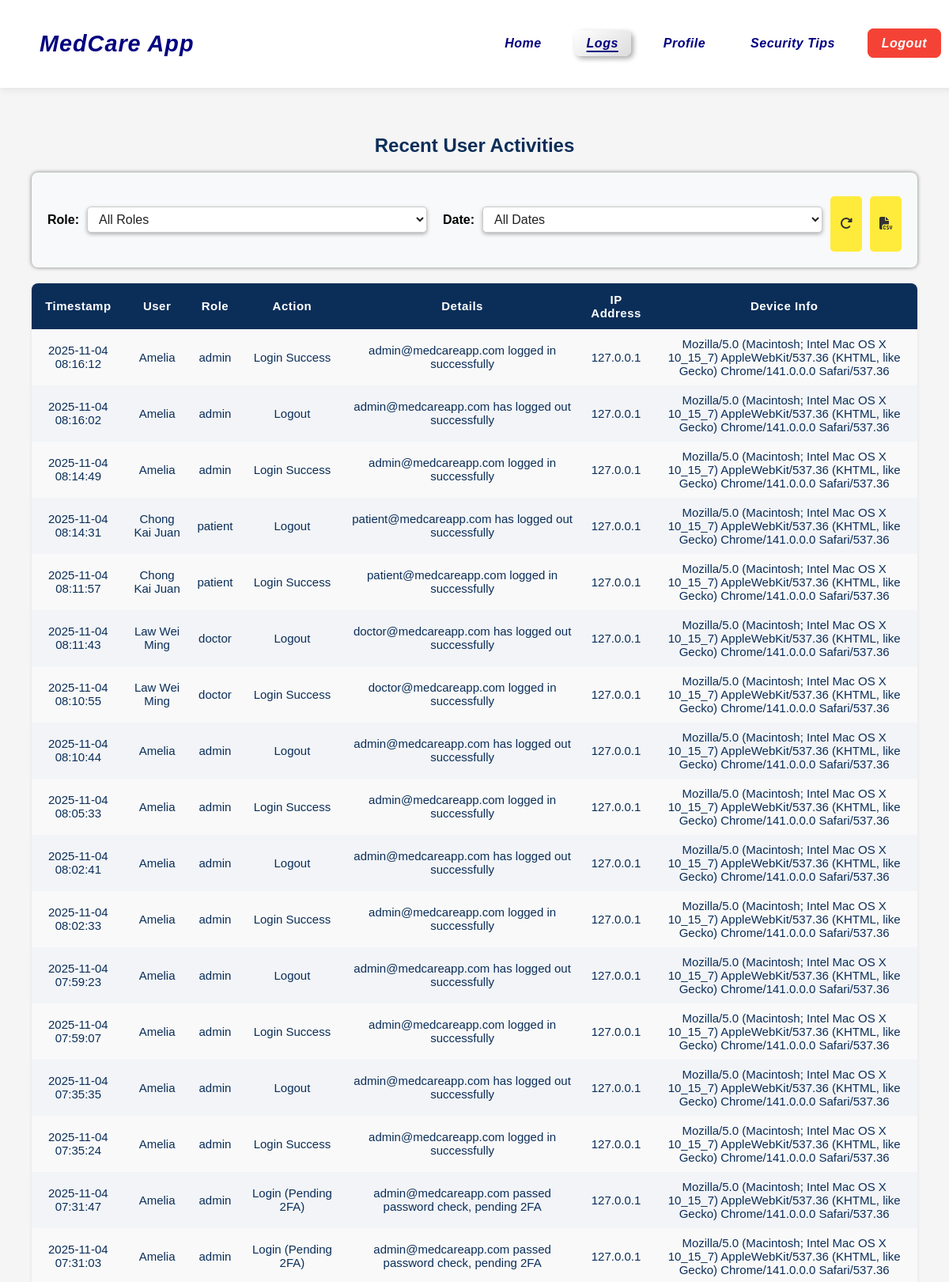
The page /admin_logs (signed in, upper part) on the database its author committed.
### tables this page shows
CREATE TABLE "activity_logs" (
	"log_id"	INTEGER,
	"user_id"	INTEGER,
	"action"	TEXT NOT NULL,
	"details"	TEXT,
	"ip_address"	TEXT,
	"device_info"	TEXT,
	"timestamp"	DATETIME DEFAULT CURRENT_TIMESTAMP,
	PRIMARY KEY("log_id" AUTOINCREMENT),
	FOREIGN KEY("user_id") REFERENCES "users"("user_id")
);

CREATE TABLE "users" (
	"user_id"	INTEGER,
	"name"	TEXT NOT NULL,
	"email"	BLOB NOT NULL UNIQUE,
	"password"	TEXT NOT NULL,
	"phone_number"	BLOB NOT NULL UNIQUE,
	"role_id"	INTEGER, two_factor_enabled INTEGER DEFAULT 0, two_factor_secret TEXT,
	PRIMARY KEY("user_id" AUTOINCREMENT),
	FOREIGN KEY("role_id") REFERENCES "roles"("id")
);

CREATE TABLE roles (
    id INTEGER PRIMARY KEY AUTOINCREMENT,
    role_name TEXT NOT NULL UNIQUE
);

### app.py (the view)
@app.route('/admin_logs')
def admin_logs():
    if 'user_id' not in session:
        flash("Please log in to access your dashboard", "error")
        return redirect(url_for('login'))
    conn = get_db_connection()
    cur = conn.cursor()
    cur.execute("""
        SELECT a.*, u.name, r.role_name
        FROM activity_logs a
        JOIN users u ON a.user_id = u.user_id
        JOIN roles r ON u.role_id = r.id
        WHERE datetime(a.timestamp) >= datetime('now', '-7 days')
        ORDER BY a.timestamp DESC
    """)
    logs = cur.fetchall()
    cur.close()
    conn.close()
    return render_template('admin_logs.html', logs=logs)

### app.py (called while the page is built)
@app.before_request
def make_session_permanent():
    session.permanent = True
    app.permanent_session_lifetime = timedelta(minutes=30)
    now_ts = datetime.now(timezone.utc).timestamp()
    if 'last_activity' in session:
        last_activity_ts = session.get('last_activity')
        if (now_ts - last_activity_ts) > 1800:  # 1800 seconds = 30 mins
            session.clear()
            flash("Session expired due to inactivity. Please log in again.", "error")
            return redirect(url_for('login'))
    session['last_activity'] = now_ts

def get_db_connection():
    conn = sqlite3.connect(DB_PATH, timeout=30, check_same_thread=False)
    conn.row_factory = sqlite3.Row
    conn.execute("PRAGMA journal_mode=WAL;")
    return conn

### templates/admin_logs.html (shortened to what this page needs)
{% extends "base.html" %}
{% block content %}
<div class="dashboard-container">
    <h2 style="margin-top: 10px;">Recent User Activities</h2>
    <div class="filter-bar">
        <label for="roleFilter">Role:</label>
        <select id="roleFilter">
            <option value="all">All Roles</option>
        </select>
        <label for="dateFilter" style="margin-left:10px;">Date:</label>
        <select id="dateFilter">
            <option value="all">All Dates</option>
        </select>
        <div style="margin-left:auto; display:flex; gap:10px; height: 80px;">
            <button id="refreshLogs" class="btn" title="Refresh Logs">
                <i class="fa-solid fa-rotate-right"></i>
            </button>
            <button id="downloadCSV" class="btn">
                <i class="fa-solid fa-file-csv"></i>
            </button>
        </div>
    </div>
    <table id="logTable" class="appointment-table">
        <thead>
            <tr>
                <th>Timestamp</th>
                <th>User</th>
                <th>Role</th>
                <th>Action</th>
                <th>Details</th>
                <th>IP Address</th>
                <th>Device Info</th>
            </tr>
        </thead>
        <tbody id="logBody">
            {% if logs and logs|length > 0 %}
                {% for log in logs %}
                <tr data-role="{{ log.role_name|lower }}"
                    class="{% if 'Failed' in log.action or 'Error' in log.action %}log-failed{% else %}log-success{% endif %}">
                    <td>{{ log.timestamp }}</td>
                    <td>{{ log.name }}</td>
                    <td>{{ log.role_name }}</td>
                    <td>{{ log.action }}</td>
                    <td>{{ log.details or '-' }}</td>
                    <td>{{ log.ip_address }}</td>
                    <td>{{ log.device_info }}</td>
                </tr>
                {% endfor %}
            {% else %}
                <tr><td colspan="6" class="empty">No activity logs found.</td></tr>
            {% endif %}
        </tbody>
    </table>
</div>
{% endblock %}

### templates/base.html (shortened to what this page needs)
<!DOCTYPE html>
<html lang="en">
<head>
    <link rel="stylesheet" href="{{ url_for('static', filename='css/styles.css') }}" />
    <link rel="stylesheet" href="https://cdnjs.cloudflare.com/ajax/libs/font-awesome/6.5.0/css/all.min.css" />
</head>
<body>
    <nav class="navbar">
        <div class="navbar-left">
            <h2 class="navbar-brand">MedCare App</h2>
        </div>
        <div class="navbar-right">
            <ul class="nav-menu">
                {% if not session.get('user_id') %}
                    <li><a href="{{ url_for('login') }}" class="nav-btn login-btn">Login</a></li>
                {% else %}
                    {% if session.get('role_id') == 1 %}
                    <li>
                        <a href="{{ url_for('admin_dashboard') }}"
                        class="nav-btn {% if request.endpoint == 'admin_dashboard' %}active{% endif %}">
                        Home
                        </a>
                    </li>
                    <li>
                        <a href="{{ url_for('admin_logs') }}"
                        class="nav-btn {% if request.endpoint == 'admin_logs' %}active{% endif %}">
                        Logs
                        </a>
                    </li>
                    {% endif %}
                    <li>
                        <a href="{{ url_for('profile') }}"
                        class="nav-btn {% if request.endpoint == 'profile' %}active{% endif %}">
                        Profile
                        </a>
                    </li>
                    <li>
                        <a href="{{ url_for('security_tips') }}"
                        class="nav-btn {% if request.endpoint == 'security_tips' %}active{% endif %}">
                        Security Tips
                        </a>
                    </li>
                    <li>
                        <a href="{{ url_for('logout') }}"
                        class="nav-btn logout-btn">Logout</a>
                    </li>
                {% endif %}
            </ul>
        </div>
    </nav>
    <main class="content {% block content_class %}{% endblock %}">
        {% block content %}{% endblock %}
    </main>
</body>
</html>

### static/css/styles.css (style rules this page uses)
html, body { height: 100%; margin: 0; padding: 0; display: flex; flex-direction: column; scroll-behavior: smooth; }
body { font-family: 'Poppins', sans-serif; margin: 0; padding: 0; background: rgb(245, 245, 245); background-size: cover; color: black; text-align: center; padding-top: 120px; }
h1, h2, h3 { color: #0b2e59; }
.content { flex: 1; display: block; }
.navbar { position: fixed; top: 0; left: 0; width: 95%; padding: 15px 50px; background: white; color: navy; display: flex; justify-content: space-between; align-items: center; box-shadow: 0 2px 10px rgba(0, 0, 0, 0.08); z-index: 1000; transition: background 0.3s ease, box-shadow 0.3s ease; }
.navbar-brand { font-size: 1.8rem; color: navy; font-weight: bold; letter-spacing: 1px; font-style: italic; }
.nav-menu { list-style: none; display: flex; gap: 25px; margin: 0; padding: 0; }
.nav-menu li { display: inline-block; }
.nav-btn { text-decoration: none; color: navy; font-weight: 600; font-size: 1rem; font-style: italic; letter-spacing: 0.5px; transition: color 0.3s, transform 0.3s, background 0.3s; padding: 8px 16px; border-radius: 8px; }
.nav-btn.active { text-decoration: underline; text-decoration-thickness: 2px; text-underline-offset: 4px; background: linear-gradient(145deg, #ffffff, #dcdcdc); box-shadow: 3px 3px 6px #aaaaaa, -3px -3px 6px #ffffff; transform: translateY(-2px); }
.logout-btn { background: #f44336; color: white; border: 2px solid #f44336; }
input, select { width: 90%; padding: 12px; margin: 10px 0; border: 2px solid rgba(255, 255, 255, 0.6); background: rgba(255, 255, 255, 0.8); border-radius: 8px; font-size: 1rem; color: #222; transition: all 0.3s ease; box-shadow: 0 2px 5px rgba(0,0,0,0.3); }
.dashboard-container { padding: 40px; text-align: center; }
button, .btn { width: 50%; padding: 12px; background: #ffeb3b; color: #333; font-weight: bold; border: none; border-radius: 5px; cursor: pointer; transition: background 0.3s, transform 0.3s; font-size: 1rem; margin-top: 10px; }
.appointment-table { width: 100%; border-collapse: collapse; margin-top: 15px; background-color: #f9f9f9; border-radius: 8px; overflow: hidden; box-shadow: 0 2px 5px rgba(0, 0, 0, 0.08); font-size: 15px; }
.appointment-table thead { background: #0b2e59; color: white; text-align: center; }
.appointment-table th { padding: 12px 10px; font-weight: bold; letter-spacing: 0.5px; }
.appointment-table td { padding: 10px; text-align: center; color: #333; }
.appointment-table tbody tr:nth-child(even) { background-color: #f2f4f7; }
.filter-bar { display: flex; align-items: center; gap: 10px; margin-top: 15px; margin-bottom: 20px; background: #f8f9fa; padding: 20px 20px; border-radius: 8px; box-shadow: 0 0 5px rgba(0,0,0,0.5); }
.filter-bar label { font-weight: bold; }
.filter-bar select, .filter-bar .filter-btn { padding: 6px 10px; border: 1px solid #ccc; border-radius: 5px; background: white; }
.log-success td { color: #0b2e59; }
#logBody tr { opacity: 1; transform: translateY(0); transition: all 0.3s ease-in-out; }

### rows shown on the page
activity_logs: timestamp "2025-11-04 08:16:12", name "Amelia", role_name "admin", action "Login Success", details "admin@medcareapp.com logged in successfully", ip_address "127.0.0.1", device_info "Mozilla/5.0 (Macintosh; Intel Mac OS X 10_15_7) AppleWebKit/537.36 (KHTML, like Gecko) Chrome/141.0.0.0 Safari/537.36"
activity_logs: timestamp "2025-11-04 08:16:02", name "Amelia", role_name "admin", action "Logout", details "admin@medcareapp.com has logged out successfully", ip_address "127.0.0.1", device_info "Mozilla/5.0 (Macintosh; Intel Mac OS X 10_15_7) AppleWebKit/537.36 (KHTML, like Gecko) Chrome/141.0.0.0 Safari/537.36"
activity_logs: timestamp "2025-11-04 08:14:49", name "Amelia", role_name "admin", action "Login Success", details "admin@medcareapp.com logged in successfully", ip_address "127.0.0.1", device_info "Mozilla/5.0 (Macintosh; Intel Mac OS X 10_15_7) AppleWebKit/537.36 (KHTML, like Gecko) Chrome/141.0.0.0 Safari/537.36"
activity_logs: timestamp "2025-11-04 08:14:31", name "Chong Kai Juan", role_name "patient", action "Logout", details "patient@medcareapp.com has logged out successfully", ip_address "127.0.0.1", device_info "Mozilla/5.0 (Macintosh; Intel Mac OS X 10_15_7) AppleWebKit/537.36 (KHTML, like Gecko) Chrome/141.0.0.0 Safari/537.36"
activity_logs: timestamp "2025-11-04 08:11:57", name "Chong Kai Juan", role_name "patient", action "Login Success", details "patient@medcareapp.com logged in successfully", ip_address "127.0.0.1", device_info "Mozilla/5.0 (Macintosh; Intel Mac OS X 10_15_7) AppleWebKit/537.36 (KHTML, like Gecko) Chrome/141.0.0.0 Safari/537.36"
activity_logs: timestamp "2025-11-04 08:11:43", name "Law Wei Ming", role_name "doctor", action "Logout", details "doctor@medcareapp.com has logged out successfully", ip_address "127.0.0.1", device_info "Mozilla/5.0 (Macintosh; Intel Mac OS X 10_15_7) AppleWebKit/537.36 (KHTML, like Gecko) Chrome/141.0.0.0 Safari/537.36"
activity_logs: timestamp "2025-11-04 08:10:55", name "Law Wei Ming", role_name "doctor", action "Login Success", details "doctor@medcareapp.com logged in successfully", ip_address "127.0.0.1", device_info "Mozilla/5.0 (Macintosh; Intel Mac OS X 10_15_7) AppleWebKit/537.36 (KHTML, like Gecko) Chrome/141.0.0.0 Safari/537.36"
activity_logs: timestamp "2025-11-04 08:10:44", name "Amelia", role_name "admin", action "Logout", details "admin@medcareapp.com has logged out successfully", ip_address "127.0.0.1", device_info "Mozilla/5.0 (Macintosh; Intel Mac OS X 10_15_7) AppleWebKit/537.36 (KHTML, like Gecko) Chrome/141.0.0.0 Safari/537.36"
activity_logs: timestamp "2025-11-04 08:05:33", name "Amelia", role_name "admin", action "Login Success", details "admin@medcareapp.com logged in successfully", ip_address "127.0.0.1", device_info "Mozilla/5.0 (Macintosh; Intel Mac OS X 10_15_7) AppleWebKit/537.36 (KHTML, like Gecko) Chrome/141.0.0.0 Safari/537.36"
activity_logs: timestamp "2025-11-04 08:02:41", name "Amelia", role_name "admin", action "Logout", details "admin@medcareapp.com has logged out successfully", ip_address "127.0.0.1", device_info "Mozilla/5.0 (Macintosh; Intel Mac OS X 10_15_7) AppleWebKit/537.36 (KHTML, like Gecko) Chrome/141.0.0.0 Safari/537.36"
activity_logs: timestamp "2025-11-04 08:02:33", name "Amelia", role_name "admin", action "Login Success", details "admin@medcareapp.com logged in successfully", ip_address "127.0.0.1", device_info "Mozilla/5.0 (Macintosh; Intel Mac OS X 10_15_7) AppleWebKit/537.36 (KHTML, like Gecko) Chrome/141.0.0.0 Safari/537.36"
activity_logs: timestamp "2025-11-04 07:59:23", name "Amelia", role_name "admin", action "Logout", details "admin@medcareapp.com has logged out successfully", ip_address "127.0.0.1", device_info "Mozilla/5.0 (Macintosh; Intel Mac OS X 10_15_7) AppleWebKit/537.36 (KHTML, like Gecko) Chrome/141.0.0.0 Safari/537.36"
activity_logs: timestamp "2025-11-04 07:59:07", name "Amelia", role_name "admin", action "Login Success", details "admin@medcareapp.com logged in successfully", ip_address "127.0.0.1", device_info "Mozilla/5.0 (Macintosh; Intel Mac OS X 10_15_7) AppleWebKit/537.36 (KHTML, like Gecko) Chrome/141.0.0.0 Safari/537.36"
activity_logs: timestamp "2025-11-04 07:35:35", name "Amelia", role_name "admin", action "Logout", details "admin@medcareapp.com has logged out successfully", ip_address "127.0.0.1", device_info "Mozilla/5.0 (Macintosh; Intel Mac OS X 10_15_7) AppleWebKit/537.36 (KHTML, like Gecko) Chrome/141.0.0.0 Safari/537.36"
activity_logs: timestamp "2025-11-04 07:35:24", name "Amelia", role_name "admin", action "Login Success", details "admin@medcareapp.com logged in successfully", ip_address "127.0.0.1", device_info "Mozilla/5.0 (Macintosh; Intel Mac OS X 10_15_7) AppleWebKit/537.36 (KHTML, like Gecko) Chrome/141.0.0.0 Safari/537.36"
activity_logs: timestamp "2025-11-04 07:31:47", name "Amelia", role_name "admin", action "Login (Pending 2FA)", details "admin@medcareapp.com passed password check, pending 2FA", ip_address "127.0.0.1", device_info "Mozilla/5.0 (Macintosh; Intel Mac OS X 10_15_7) AppleWebKit/537.36 (KHTML, like Gecko) Chrome/141.0.0.0 Safari/537.36"
activity_logs: timestamp "2025-11-04 07:31:03", name "Amelia", role_name "admin", action "Login (Pending 2FA)", details "admin@medcareapp.com passed password check, pending 2FA", ip_address "127.0.0.1", device_info "Mozilla/5.0 (Macintosh; Intel Mac OS X 10_15_7) AppleWebKit/537.36 (KHTML, like Gecko) Chrome/141.0.0.0 Safari/537.36"
